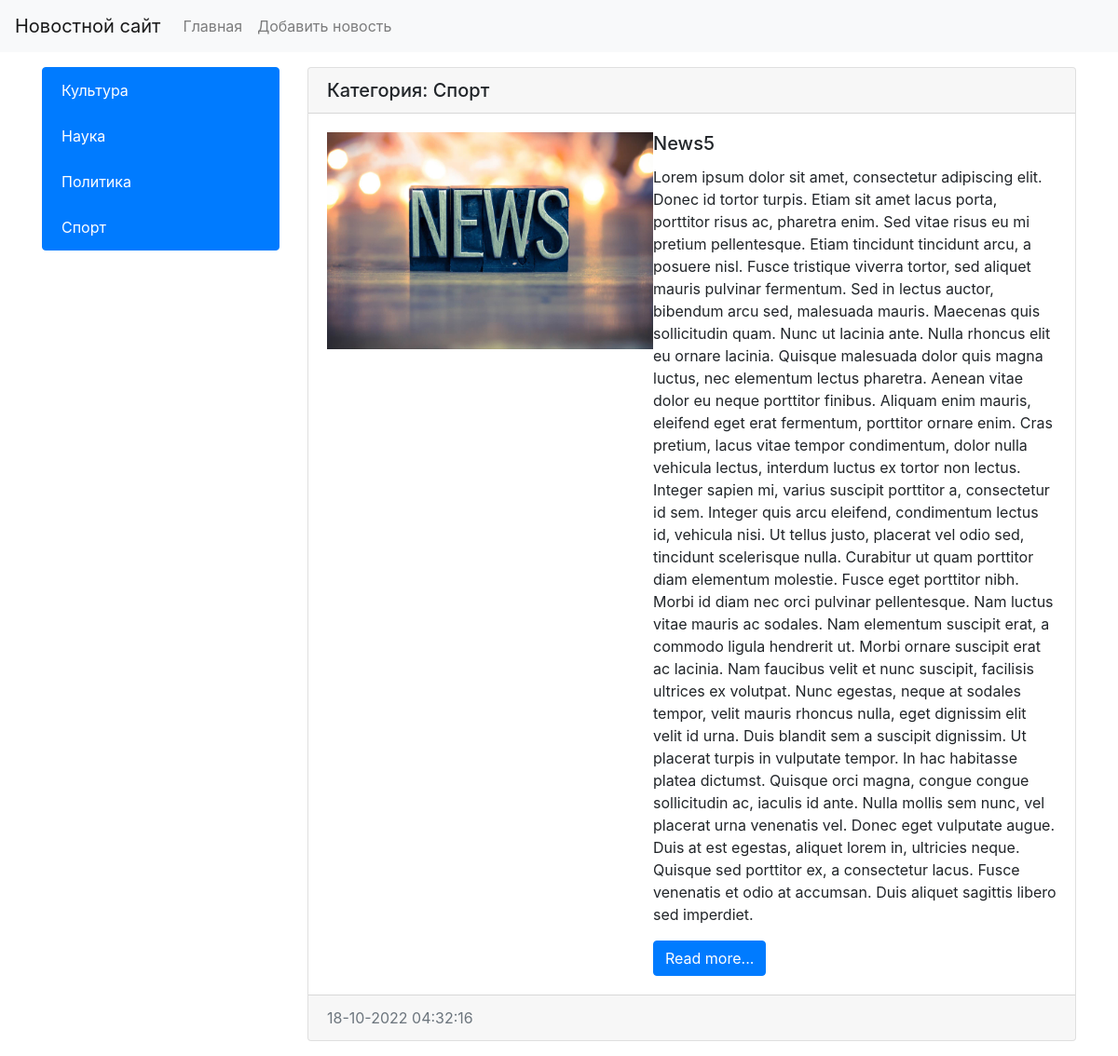
The app's page /category/2/ with its own data.
### news/models.py (models this page shows, shortened)
class Category(models.Model):
    title = models.CharField(max_length=150, db_index=True, verbose_name='Наименование категории')
    class Meta:
        verbose_name = 'Категория'
        verbose_name_plural = 'Категории'
        ordering = ['title'] #сортировка

class News(models.Model):
    title = models.CharField(max_length=150, verbose_name = 'Наименование')
    content = models.TextField(blank=True, verbose_name = 'Контент')
    created_at = models.DateTimeField(auto_now_add=True, verbose_name = 'Дата публикации')
    updated_at = models.DateTimeField(auto_now=True, verbose_name = 'Обновлено')
    photo = models.ImageField(upload_to='photos/%Y/%m/%d/', verbose_name = 'Фото', blank=True)
    is_published = models.BooleanField(default=True, verbose_name = 'Опубликовано')
    category = models.ForeignKey('Category', on_delete=models.PROTECT, null=True, verbose_name='Категория') #связь с таблицей категориями линковка
    class Meta:
        verbose_name = 'Новость'
        verbose_name_plural = 'Новости'
        ordering = ['-created_at'] #сортировка

### news/views.py (the view)
# urls.py: path('category/<int:category_id>/', get_category, name='category'),
def get_category(request, category_id):
    news = News.objects.filter(category_id=category_id)
    categories = Category.objects.all()
    category = Category.objects.get(pk=category_id)
    return render(request, 'news/category.html', {'news': news, 'categories': categories, 'category': category})

### news/templates/news/category.html (shortened to what this page needs)
{% extends 'base.html' %}
{% block sidebar %}
        <div class="col-md-3">
            <div class="list-group">
                {% for item_category in categories %}
                <a href="{% url 'category' item_category.pk %}" class="list-group-item list-group-item-action active" aria-current="true">{{ item_category.title }}</a>
                {% endfor %}
            </div>
        </div>
{% endblock %}
{% block content %}
             <div class="col-md-9">
            {% for item in news %}
            <div class="card mb-3">
                <h5 class="card-header">Категория: {{ item.category.title }}</h5>
                <div class="card-body">
                    <div class="media">
                        {% if item.photo%}
                        <img src="{{ item.photo.url }}" alt="" width="350" height="233">
                        {% else %}
                        <img src="../../../media/photos/2022/10/16/icon19.jpg" alt="" width="350">
                        {% endif %}
                        <div class="media-body">
                          <h5 class="card-title">{{ item.title }}</h5>
                          <p class="card-text">{{ item.content }}</p>
                          <a href="#" class="btn btn-primary">Read more...</a>
                        </div>
                    </div>
                </div>
                <div class="card-footer text-muted">
                    {{ item.created_at|date:"d-m-Y H:i:s" }}
                </div>
            </div>
            {% endfor %}
        </div>
{% endblock %}

### records on screen
Category: title "Культура"
Category: title "Наука"
Category: title "Политика"
Category: title "Спорт"
News: category "Спорт", title "News5", content "Lorem ipsum dolor sit amet, consectetur adipiscing elit. Donec id tortor turpis. Etiam sit amet lacus porta, porttitor risus ac, pharetra enim. Sed vitae risus eu mi pretium pellentesque. Etiam tincidunt tincidunt arcu, a posuere nisl. Fusce tristique viverra tortor, sed aliquet mauris pulvinar fermentum. Sed in lectus auctor, bibendum arcu sed, malesuada mauris. Maecenas quis sollicitudin quam. Nunc ut lacinia ante. Nulla rhoncus elit eu ornare lacinia. Quisque malesuada dolor quis magna luctus, nec elementum lectus pharetra. Aenean vitae dolor eu neque porttitor finibus. Aliquam enim mauris, eleifend eget erat fermentum, porttitor ornare enim. Cras pretium, lacus vitae tempor condimentum,…", created_at "18-10-2022 04:32:16"
